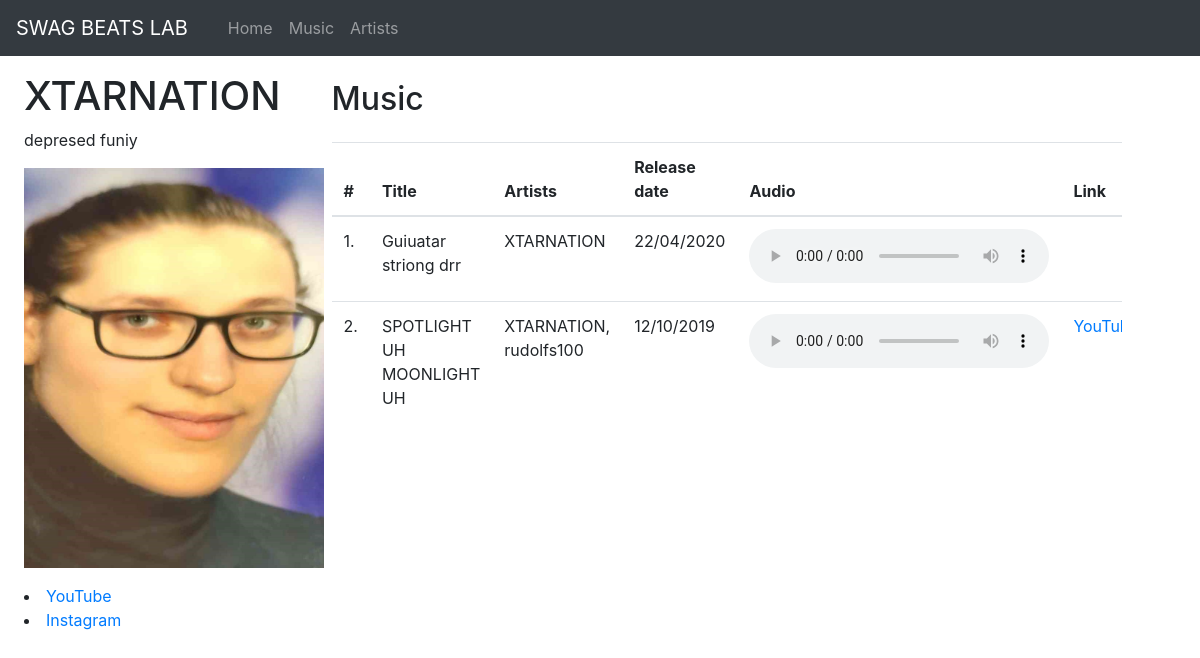
The page /artists/XTARNATION on the database its author committed.
### tables this page shows
CREATE TABLE "artists" (
	"artist_id"	INTEGER,
	"name"	TEXT,
	"youtube"	TEXT,
	"instagram"	TEXT,
	"description"	TEXT,
	"image"	TEXT,
	PRIMARY KEY("artist_id" AUTOINCREMENT)
);

CREATE TABLE "songs" (
	"song_id"	INTEGER,
	"title"	TEXT,
	"artist"	TEXT,
	"release_date"	TEXT,
	"file_name"	TEXT,
	"link"	TEXT,
	PRIMARY KEY("song_id" AUTOINCREMENT)
);

### app.py (the view)
@app.route('/artists/<artist>')
def artist(artist):
    conn = dbconnect.connect()
    c = conn.cursor()
    artist_sqliterow = c.execute('SELECT * FROM artists WHERE name=?', (artist,)).fetchone()
    artist_songs_sqliterow = c.execute(f'SELECT * FROM songs WHERE artist LIKE "%{artist}%"').fetchall()
    dbconnect.close(conn)
    artist_details = dict(artist_sqliterow)
    artist_songs = []
    for one in artist_songs_sqliterow:
        artist_songs.append(dict(one))
    artist_songs.sort(key=lambda x: datetime.datetime.strptime(x['release_date'], '%d/%m/%Y'), reverse=True)
    return render_template('artistprofile.html', artist=artist, artist_details=artist_details, songs=artist_songs)

### dbconnect.py (called while the page is built)
def connect():
    conn = sqlite3.connect('database.db')
    conn.row_factory = sqlite3.Row
    return conn

def close(conn):
    conn.commit()
    conn.close()

### templates/artistprofile.html (shortened to what this page needs)
{% extends "base.html" %}
{% block head %}
<link href="{{ url_for('static', filename='css/artistprofile.css') }}" rel="stylesheet">
{% endblock %}
{% block content %}
<nav class="navbar navbar-expand-lg navbar-dark bg-dark">
    <a class="navbar-brand" href="/">SWAG BEATS LAB</a>
    <div class="collapse navbar-collapse" id="navbarNav">
        <ul class="navbar-nav ml-3">
            <li class="nav-item">
                <a class="nav-link" href="/">Home</a>
            </li>
            <li class="nav-item">
                <a class="nav-link" href="/music">Music</a>
            </li>
            <li class="nav-item">
                <a class="nav-link" href="/artists">Artists</a>
            </li>
        </ul>
    </div>
</nav>
<div class="row row-cols-2">
    <div class="col-3 mt-3 ml-4" id="artist-details">
        <h1>{{ artist }}</h1>
        <p id="description">{{ artist_details.description }}</p>
        <img src="{{ url_for('static', filename='images/' + artist + '.jpg') }}" alt="artist image">
        <div class="mt-3">
            <li><a href="https://www.youtube.com/{{ artist_details.youtube }}">YouTube</a></li>
            <li><a href="https://www.instagram.com/{{ artist_details.instagram }}/">Instagram</a></li>
        </div>
    </div>
    <div class="col-8 mt-4">
        <h2 class="mb-4">Music</h2>
        <div id="music-details">
            <table class="table">
                <thead id="thead">
                    <tr>
                        <th>#</th>
                        <th>Title</th>
                        <th>Artists</th>
                        <th>Release date</th>
                        <th>Audio</th>
                        <th>Link</th>
                    </tr>
                </thead>
                <tbody>
                    {% for song in songs %}
                    {% set x = loop.index %}
                    <tr>
                        <td id="nr">{{ x }}.</td>
                        <td>{{ song.title }}</td>
                        <td id="artists">{{ song.artist }}</td>
                        <td id="release">{{ song.release_date }}</td>
                        <td><audio controls>
                                <source src="{{ url_for('static', filename='audio/' + song.file_name) }}"
                                    type="audio/mpeg">
                            </audio></td>
                        {% if song.link != "" %}
                        <td><a href="{{ song.link }}">YouTube</a></td>
                        {% else %}
                        <td></td>
                        {% endif %}
                    </tr>
                    {% endfor %}
                </tbody>
            </table>
        </div>
    </div>
</div>
{% endblock %}

### static/css/artistprofile.css (style rules this page uses)
img { width: 300px; height: 400px; }
#music-details { height: 500px; overflow-y: scroll; }
h1 { word-wrap: break-word; }
#artists { word-wrap: overflow; }
#description { word-wrap: break-word; }
th:nth-child(4), td:nth-child(4) { width: 15%; }

### templates/base.html (style rules this page uses)
html { font-family: sans-serif; }

### rows shown on the page
artists: description "depresed funiy"
songs: x "1", title "Guiuatar striong drr", artist "XTARNATION", release_date "22/04/2020"
songs: x "2", title "SPOTLIGHT UH MOONLIGHT UH", artist "XTARNATION, rudolfs100", release_date "12/10/2019"

### other values the page prints
{{ artist }} "XTARNATION"
